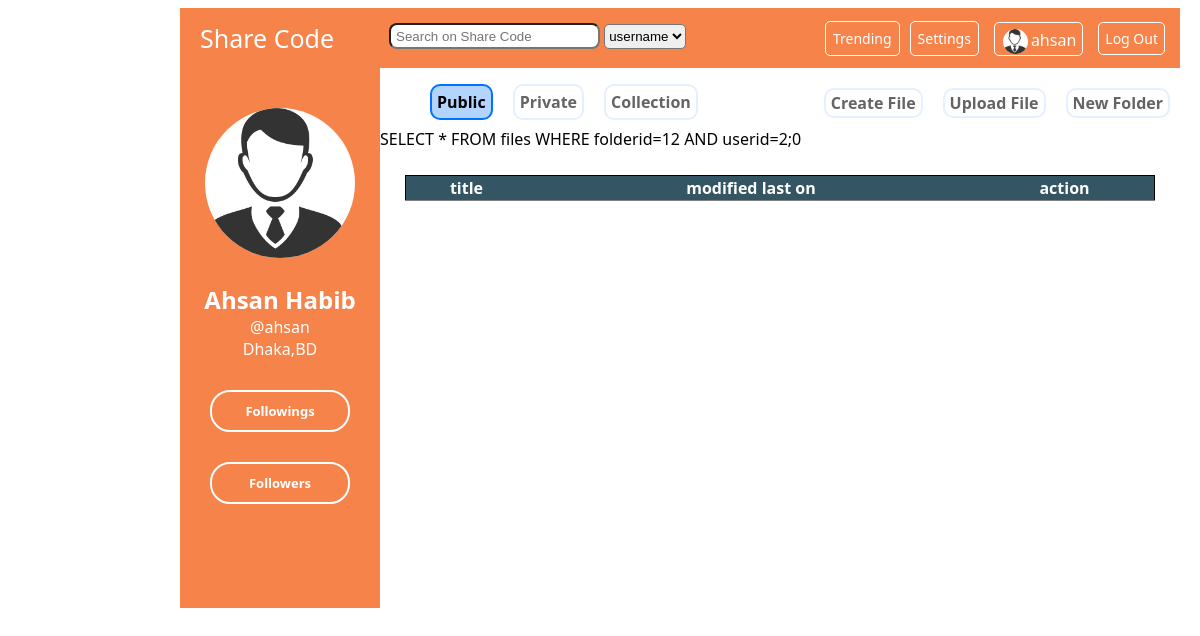
The app's page /personalb.php?folderid=12 (signed in), older data.
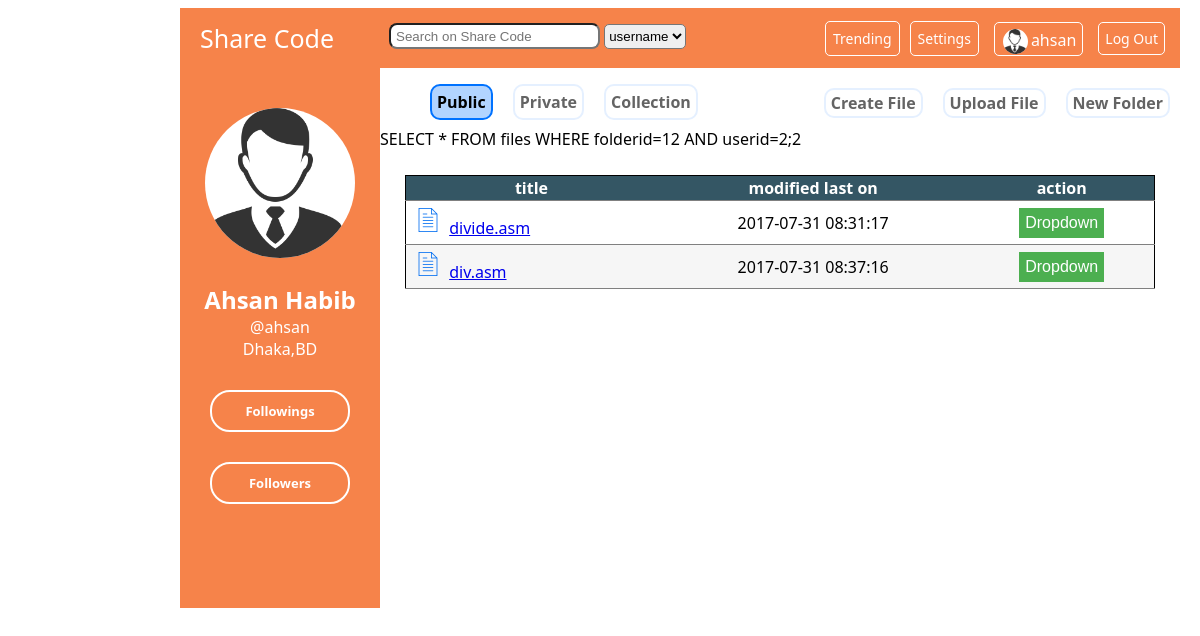
The same page, newer data.
### tables this page shows
CREATE TABLE `files` (
  `fileid` int(10) NOT NULL,
  `filename` varchar(200) DEFAULT NULL,
  `folderid` int(10) DEFAULT NULL,
  `created` datetime DEFAULT NULL,
  `userid` int(10) DEFAULT NULL
);

### personalb.php (the view, shortened to what this page needs)
<?php session_start();
include_once 'includes/config.php';
?>
<!DOCTYPE html>
<html>
<head>
    <link rel="stylesheet" type="text/css" href="styles/pstyle.css">
    <link rel="stylesheet" type="text/css" href="styles/mstyle.css">
</head>
<body>
    <header class="personal_header">
        <a id="homelink" href="personal.php">Share Code</a>
        <form id="search" action="search.php">
            <input name="search" type="text" placeholder="Search on Share Code">
            <select>
                <option value="username">username</option>
            </select>
        </form>
        <a id="logout" href="index.php"> Log Out </a>
        <a id="usernameh" href="personal.php">
            <img src="pp.png" height="25" width="25">
            <p id="usernamep">
                <?php echo $_SESSION['username']?> </p>
        </a>
        <a id="setting" href="setting.php">Settings</a>
        <a id="trend" href="popular.html"> Trending </a>
    </header>
    <div class="info">
        <div class="info_photo">
            <img src="pp.png" height="150" width="150">
        </div>
        <div class="info_details">
            <h2>
                <?php echo $_SESSION['firstname']." ".$_SESSION['lastname']  ?> </h2>
            <a href="personal.php">
                <?php echo "@".$_SESSION['username']; ?> </a>
            <p>
                <?php echo $_SESSION['mycity'].",".$_SESSION['mycon']; ?>
            </p>
        </div>
        <div class="info_social">
            <div class="info_socialf">
                <a href="followings.php">Followings</a><a href="followers.php">Followers</a> </div>
        </div>
    </div>
    <div class="main_wrapper">
        <div class="new_file">
            <a onclick="crfol()" style="cursor:pointer">New Folder</a>
            <a onclick="upfile()" style="cursor:pointer">Upload File</a>
            <a href="createfile.html">Create File</a>
        </div>
        <nav class="nav">
            <ul>
                <li><a href="personal.php" id="current_nav">Public</a>
                </li>
                <li><a href="private.html">Private</a>
                </li>
                <li><a href="collection.html">Collection</a>
                </li>
            </ul>
        </nav>
        <main class="main">
            <div class="repo">
                <?php
					if(isset($_GET['folderid'])){
				?>
                <table>
                    <tr>
                        <th> title </th>
                        <th> modified last on </th>
                        <th> action </th>
                    </tr>
                    <?php
                            $sql = "SELECT * FROM files WHERE folderid=".$_GET['folderid']." AND userid=".$_SESSION['userid'].";";
                            $result = mysqli_query($conn,$sql);
                            while($row = mysqli_fetch_assoc($result)){
                        ?>
                        <tr>
                            <td>
                                <?php $ref = "view.php?file=".$row['fileid']; ?>
                                <img src="icons/file.png" style="padding: 2px 5px;">
                                <a href= "<?php echo $ref; ?>">  <?php echo $row['filename'];?> </a>
                            </td>
                            <td style="text-align:center">
                                <?php echo $row['created'];?>
                            </td>
                            <td style="text-align:center">
                                <div class="dropdown">
                                    <button onclick="myFunction(this)" class="dropbtn">Dropdown</button>
                                </div>
                            </td>
                        </tr>
                        <?php
                            }
                        ?>
                </table>
                    <?php
					}
				?>
            </div>
        </main>
    </div>
</body>
</html>

Row changes from the older to the newer data that the page shows:
added files: filename "divide.asm", created "2017-07-31 08:31:17"
added files: filename "div.asm", created "2017-07-31 08:37:16"
Text that changed along with them:
text written by a page script: "SELECT * FROM files WHERE folderid=12 AND userid=2;0" → "SELECT * FROM files WHERE folderid=12 AND userid=2;2"
